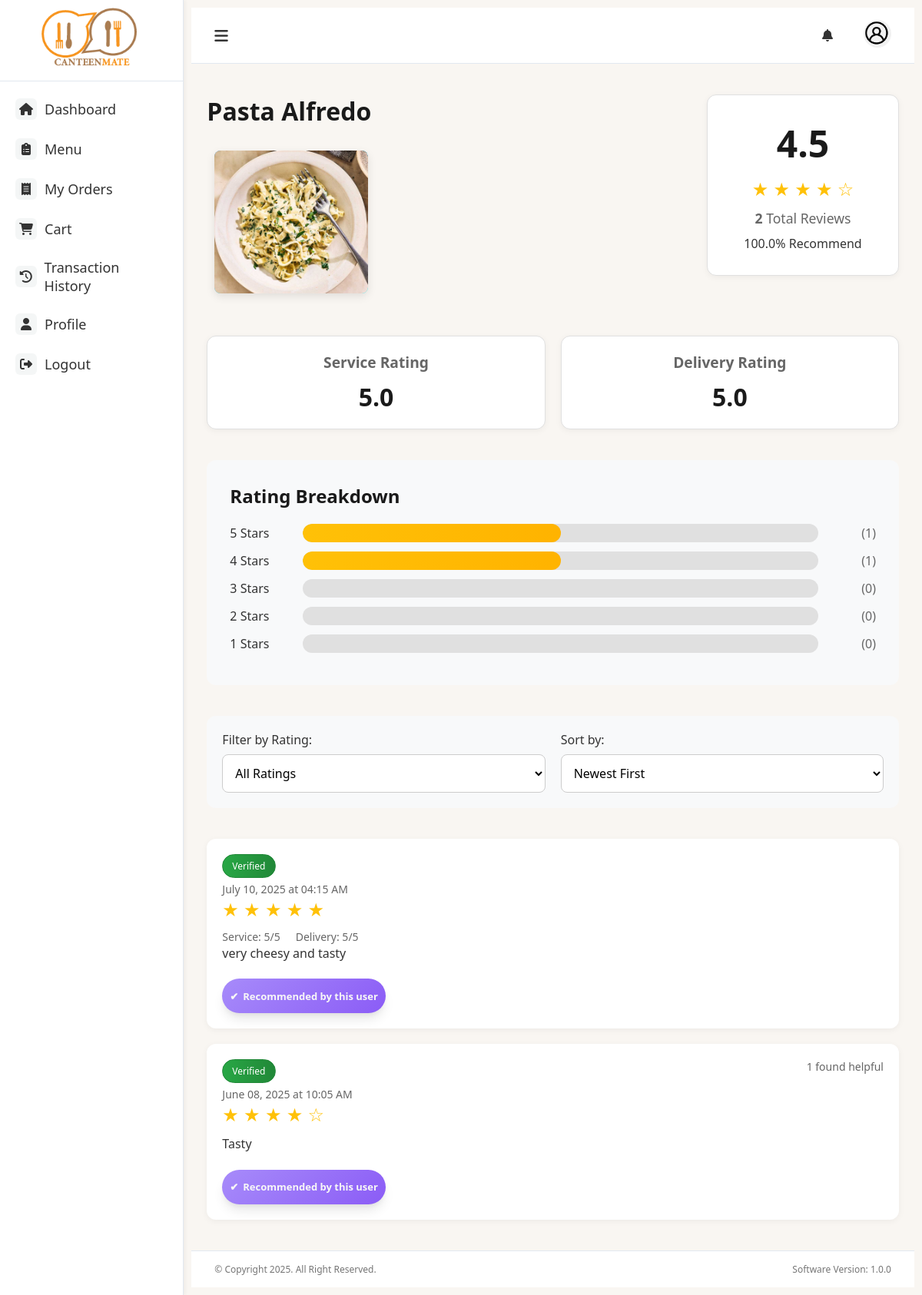
Page /item/6/reviews on the earlier database version.
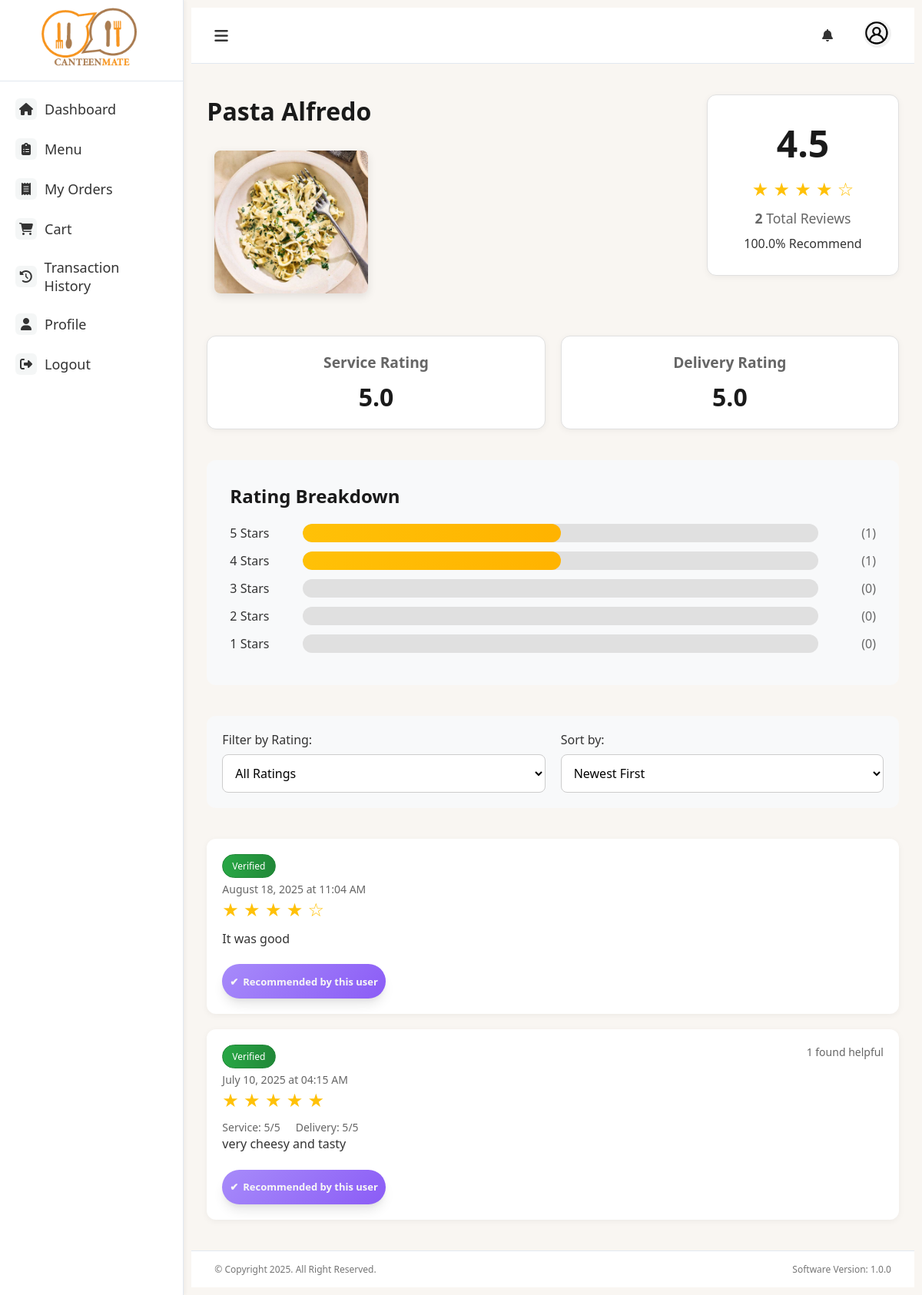
Same page on the later database version.
### models.py (models this page shows, shortened)
class Item(db.Model):
    __tablename__ = 'items'
    id = db.Column(db.Integer, primary_key=True)
    name = db.Column(db.String(100), nullable=False)
    price = db.Column(db.Float, nullable=False)
    category_id = db.Column(db.Integer, db.ForeignKey('categories.id'), nullable=False)
    description = db.Column(db.Text, nullable=True)
    image_filename = db.Column(db.String(255), nullable=True)
    available = db.Column(db.Boolean, default=True)
    attribute_values = db.relationship(
        'AttributeValue',
        secondary=item_attribute_values,
        back_populates='items'
    )
    addons = db.relationship(
        'Addon',
        secondary=addon_item_association,
        back_populates='items'
    )

class Review(db.Model):
    __tablename__ = 'reviews'
    id = db.Column(db.Integer, primary_key=True)
    user_id = db.Column(db.Integer, db.ForeignKey('user.id'), nullable=False)
    order_id = db.Column(db.Integer, db.ForeignKey('order.id'), nullable=False)
    item_id = db.Column(db.Integer, db.ForeignKey('items.id'), nullable=False)
    rating = db.Column(db.Integer, nullable=False)  # 1-5 stars
    comment = db.Column(db.Text)
    service_rating = db.Column(db.Integer)  # Optional: 1-5 stars for service
    delivery_rating = db.Column(db.Integer)  # Optional: 1-5 stars for delivery
    would_recommend = db.Column(db.Boolean, default=True)
    is_verified = db.Column(db.Boolean, default=True)  # Verified purchase
    helpful_count = db.Column(db.Integer, default=0)  # How many found it helpful
    created_at = db.Column(db.DateTime, default=datetime.utcnow)
    updated_at = db.Column(db.DateTime, default=datetime.utcnow, onupdate=datetime.utcnow)
    user = db.relationship('User', backref=db.backref('reviews', lazy=True))
    order = db.relationship('Order', backref=db.backref('reviews', lazy=True))
    item = db.relationship('Item', backref=db.backref('reviews', lazy=True))

### main.py (the view)
@app.route('/item/<int:item_id>/reviews')
def item_reviews(item_id):
    item = Item.query.get_or_404(item_id)
    page = request.args.get('page', 1, type=int)
    per_page = 10
    rating_filter = request.args.get('rating', type=int)
    sort_by = request.args.get('sort', 'newest')
    reviews_query = Review.query.filter_by(item_id=item_id, is_verified=True)
    if rating_filter and 1 <= rating_filter <= 5:
        reviews_query = reviews_query.filter_by(rating=rating_filter)
    if sort_by == 'oldest':
        reviews_query = reviews_query.order_by(Review.created_at.asc())
    elif sort_by == 'highest':
        reviews_query = reviews_query.order_by(Review.rating.desc())
    elif sort_by == 'lowest':
        reviews_query = reviews_query.order_by(Review.rating.asc())
    elif sort_by == 'helpful':
        reviews_query = reviews_query.order_by(Review.helpful_count.desc())
    else:  # newest (default)
        reviews_query = reviews_query.order_by(Review.created_at.desc())
    reviews = reviews_query.paginate(
        page=page,
        per_page=per_page,
        error_out=False
    )
    total_reviews = Review.query.filter_by(item_id=item_id, is_verified=True).count()
    avg_rating = db.session.query(func.avg(Review.rating)).filter_by(
        item_id=item_id, is_verified=True
    ).scalar()
    avg_rating = round(avg_rating, 1) if avg_rating else 0
    rating_distribution = {}
    for rating in range(1, 6):
        count = Review.query.filter_by(
            item_id=item_id,
            rating=rating,
            is_verified=True
        ).count()
        percentage = (count / total_reviews * 100) if total_reviews > 0 else 0
        rating_distribution[rating] = {
            'count': count,
            'percentage': round(percentage, 1)
        }
    avg_service_rating = db.session.query(func.avg(Review.service_rating)).filter_by(
        item_id=item_id, is_verified=True
    ).scalar()
    avg_delivery_rating = db.session.query(func.avg(Review.delivery_rating)).filter_by(
        item_id=item_id, is_verified=True
    ).scalar()
    avg_service_rating = round(avg_service_rating, 1) if avg_service_rating else 0
    avg_delivery_rating = round(avg_delivery_rating, 1) if avg_delivery_rating else 0
    recommend_count = Review.query.filter_by(
        item_id=item_id,
        would_recommend=True,
        is_verified=True
    ).count()
    recommend_percentage = (recommend_count / total_reviews * 100) if total_reviews > 0 else 0
    user_id = session.get('user_id')
    user = User.query.get(user_id) if user_id else None
    return render_template('item_reviews.html',
                         item=item,
                         reviews=reviews,
                         total_reviews=total_reviews,
                         avg_rating=avg_rating,
                         avg_service_rating=avg_service_rating,
                         avg_delivery_rating=avg_delivery_rating,
                         recommend_percentage=round(recommend_percentage, 1),
                         rating_distribution=rating_distribution,
                         current_rating_filter=rating_filter,
                         current_sort=sort_by,
                         user=user)

### templates/item_reviews.html (shortened to what this page needs)
{% extends "base.html" %}
{% block content %}
<div class="reviews-container">
    <div class="item-header">
        <div class="item-info">
            <h1>{{ item.name }}</h1>
            {% if item.image_filename %}
                <img src="{{ url_for('static', filename='uploads/items/' + item.image_filename) }}"
                     alt="{{ item.name }}" class="item-image">
            {% endif %}
        </div>
        <div class="stats-card">
            <div class="avg-rating">{{ avg_rating }}</div>
            <div class="rating-stars">
                {% for i in range(1, 6) %}
                    {% if i <= avg_rating %}
                        ★
                    {% else %}
                        ☆
                    {% endif %}
                {% endfor %}
            </div>
            <div class="total-reviews"><strong>{{ total_reviews }}</strong> Total Reviews</div>
            {% if recommend_percentage > 0 %}
                <div class="recommendation">{{ recommend_percentage }}% Recommend</div>
            {% endif %}
        </div>
    </div>
    {% if avg_service_rating > 0 or avg_delivery_rating > 0 %}
    <div class="additional-stats">
        {% if avg_service_rating > 0 %}
        <div class="stat-item">
            <h3>Service Rating</h3>
            <div class="stat-value">{{ avg_service_rating }}</div>
        </div>
        {% endif %}
        {% if avg_delivery_rating > 0 %}
        <div class="stat-item">
            <h3>Delivery Rating</h3>
            <div class="stat-value">{{ avg_delivery_rating }}</div>
        </div>
        {% endif %}
    </div>
    {% endif %}
    <div class="rating-breakdown">
        <h2>Rating Breakdown</h2>
        {% for star in range(5, 0, -1) %}
            <div class="rating-row">
                <div class="rating-label">{{ star }} Stars</div>
                <div class="progress-bar">
                    <div class="progress-fill" style="width: {{ rating_distribution[star].percentage }}%;"></div>
                </div>
                <div class="rating-count">({{ rating_distribution[star].count }})</div>
            </div>
        {% endfor %}
    </div>
    <div class="filter-controls">
        <div class="filter-group">
            <label for="rating-filter">Filter by Rating:</label>
            <select id="rating-filter" class="filter-select" onchange="filterReviews()">
                <option value="">All Ratings</option>
            </select>
        </div>
        <div class="filter-group">
            <label for="sort-select">Sort by:</label>
            <select id="sort-select" class="filter-select" onchange="sortReviews()">
                <option value="newest" {% if current_sort == 'newest' %}selected{% endif %}>Newest First</option>
            </select>
        </div>
    </div>
    <div class="reviews-list">
        {% for review in reviews.items %}
        <div class="review-card">
            <div class="review-header">
                <div class="reviewer-info">
                    <h3>
                        {% if review.is_verified %}
                            <span class="verified-badge">Verified</span>
                        {% endif %}
                    </h3>
                    <div class="review-date">
                        {{ review.created_at.strftime('%B %d, %Y at %I:%M %p') }}
                    </div>
                </div>
                {% if review.helpful_count > 0 %}
                    <div class="helpful-count">{{ review.helpful_count }} found helpful</div>
                {% endif %}
            </div>
            <div class="review-ratings">
                <div class="main-rating">
                    <span class="rating-stars">
                        {% for _ in range(review.rating) %}
                            ★
                        {% endfor %}
                        {% for _ in range(5 - review.rating) %}
                            ☆
                        {% endfor %}
                    </span>
                </div>
                {% if review.service_rating or review.delivery_rating %}
                    <div class="additional-ratings">
                        {% if review.service_rating %}
                            <span>Service: {{ review.service_rating }}/5</span>
                        {% endif %}
                        {% if review.delivery_rating %}
                            <span>Delivery: {{ review.delivery_rating }}/5</span>
                        {% endif %}
                    </div>
                {% endif %}
            </div>
            <div class="review-comment">{{ review.comment }}</div>
            {% if review.would_recommend %}
                <div class="recommendation-badge">
                    <span>✔</span>
                    <span>Recommended by this user</span>
                </div>
            {% endif %}
        </div>
        {% else %}
        <div class="no-reviews">
            <h3>No reviews yet for this item</h3>
            <p>Be the first to share your experience!</p>
        </div>
        {% endfor %}
    </div>
</div>
{% endblock %}

### templates/base.html (shortened to what this page needs)
<!DOCTYPE html>
<html lang="en">
<head>
    <link rel="stylesheet" href="https://cdnjs.cloudflare.com/ajax/libs/font-awesome/6.4.0/css/all.min.css">
    <link href="https://cdnjs.cloudflare.com/ajax/libs/font-awesome/6.4.0/css/all.min.css" rel="stylesheet">
    <link rel="stylesheet" href="{{ url_for('static', filename='css/styles.css') }}">
</head>
<body>
    <div class="container">
        <div class="sidebar">
            <div class="logo">
                <img src="{{ url_for('static', filename='img/logo.png') }}" alt="Canteen Logo">
            </div>
            <div class="sidebar-menu">
                <a href="{{ url_for('user_dashboard') }}" class="side-menu-item {% if active_page == 'dashboard' %}active{% endif %}">
                    <div class="menu-icon"><i class="fas fa-home"></i></div>
                    <div class="menu-text">Dashboard</div>
                </a>
                <a href="{{ url_for('user_menu')}}" class="side-menu-item {% if active_page == 'menu' %}active{% endif %}">
                    <div class="menu-icon"><i class="fas fa-clipboard-list"></i></div>
                    <div class="menu-text">Menu</div>
                </a>
                <a href="{{ url_for('orders') }}" class="side-menu-item {% if active_page == 'orders' %}active{% endif %}">
                    <div class="menu-icon"><i class="fas fa-receipt"></i></div>
                    <div class="menu-text">My Orders</div>
                </a>
                <a href="{{ url_for('cart')}}" class="side-menu-item {% if active_page == 'cart' %}active{% endif %}">
                    <div class="menu-icon"><i class="fas fa-shopping-cart"></i></div>
                    <div class="menu-text">Cart</div>
                </a>
                <a href="{{ url_for('transaction')}}" class="side-menu-item {% if active_page == 'transaction' %}active{% endif %}">
                    <div class="menu-icon"><i class="fas fa-history"></i></div>
                    <div class="menu-text">Transaction History</div>
                </a>
                <a href="{{ url_for('profile')}}" class="side-menu-item {% if active_page == 'profile' %}active{% endif %}">
                    <div class="menu-icon"><i class="fas fa-user"></i></div>
                    <div class="menu-text">Profile</div>
                </a>
                <a href="{{ url_for('logout') }}" class="side-menu-item {% if active_page == 'logout' %}active{% endif %}">
                    <div class="menu-icon"><i class="fas fa-sign-out-alt"></i></div>
                    <div class="menu-text">Logout</div>
                </a>
            </div>
        </div>
        <div class="main-content">
            <div class="top-nav">
                <button class="btn nav-toggle" onclick="document.querySelector('.sidebar').classList.toggle('active')">
                    <i class="fas fa-bars"></i>
                </button>
                <div class="user-menu">
                    <div class="notifications" id="notificationBtn">
                        <i class="fas fa-bell"></i>
                    </div>
                    <div class="user-profile">
                        <div class="user-avatar">
                            <img src="{{ url_for('static', filename='img/user.png') }}" alt="User Avatar">
                        </div>
                    </div>
                </div>
            </div>
            <div class="page-content">
                {% block content %}{% endblock %}
            </div>
            <div class="footer">
                <p>© Copyright 2025. All Right Reserved.</p>
                <p>Software Version: 1.0.0</p>
            </div>
        </div>
    </div>
</body>
</html>

Differences in the rows shown:
removed Review: is_verified "Verified", created_at "June 08, 2025 at 10:05 AM", helpful_count "1", rating 4 (drawn), comment "Tasty", would_recommend "Recommended by this user"
now on this page (row edited): Review: is_verified "Verified", created_at "August 18, 2025 at 11:04 AM", rating 4 (drawn), comment "It was good", would_recommend "Recommended by this user"
changed Review "very cheesy and tasty": helpful_count (not shown) → "1"
